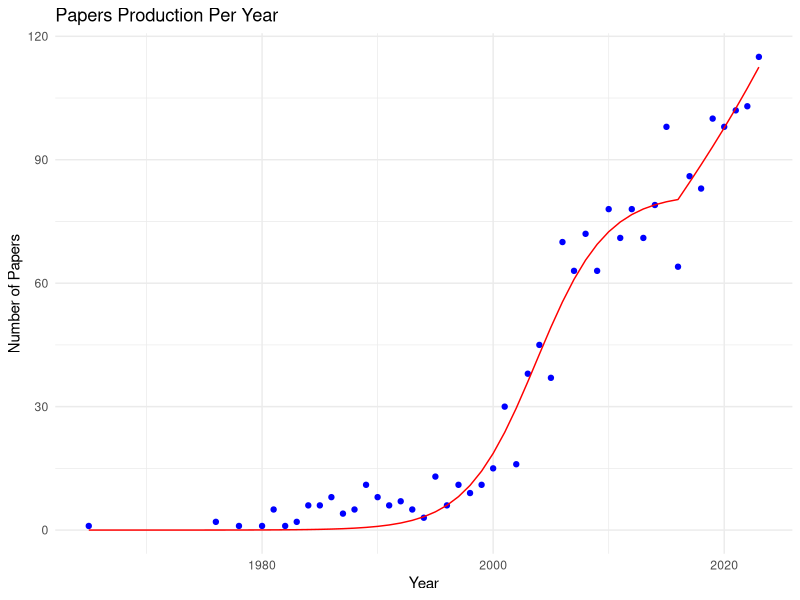

Generate this figure with R:
# Load necessary libraries
library(ggplot2)
library(minpack.lm)  # For non-linear least squares fitting

# Sample data: Replace this with your actual data
years <- c(1965, 1976, 1978, 1980, 1981, 1982, 1983, 1984, 1985, 1986, 1987, 1988, 1989, 1990, 1991, 1992, 1993, 1994, 1995, 1996, 
           1997, 1998, 1999, 2000, 2001, 2002, 2003, 2004, 2005, 2006, 2007, 2008, 2009, 2010, 2011, 2012, 2013, 2014, 2015, 
           2016, 2017, 2018, 2019, 2020, 2021, 2022, 2023)
papers <- c(1, 2, 1, 1, 5, 1, 2, 6, 6, 8, 4, 5, 11, 8, 6, 7, 5, 3, 13, 6, 11, 9, 11, 15, 30, 16, 38, 45, 37, 70, 63, 72, 63, 78, 
            71, 78, 71, 79, 98, 64, 86, 83, 100, 98, 102, 103, 115)


# Define the modified logistic growth model with decay
logistic_decay <- function(t, K, r, t0, d, t1) {
  K / (1 + exp(-r * (t - t0))) * exp(-d * (t - t1) * (t > t1))
}

# Initial parameter guesses
start_params <- list(K = 650, r = 0.3, t0 = 2010, d = 0.05, t1 = 2015)

# Fit the model using nlsLM from minpack.lm
fit <- nlsLM(papers ~ logistic_decay(years, K, r, t0, d, t1), start = start_params)

# Extract fitted parameters
params <- coef(fit)

# Generate fitted values
fitted_papers <- logistic_decay(years, params["K"], params["r"], params["t0"], params["d"], params["t1"])

# Plot the original data and the fitted model
data <- data.frame(years, papers, fitted_papers)

ggplot(data, aes(x = years)) +
  geom_point(aes(y = papers), color = "blue") +
  geom_line(aes(y = fitted_papers), color = "red") +
  labs(title = "Papers Production Per Year",
       x = "Year",
       y = "Number of Papers") +
  theme_minimal()
